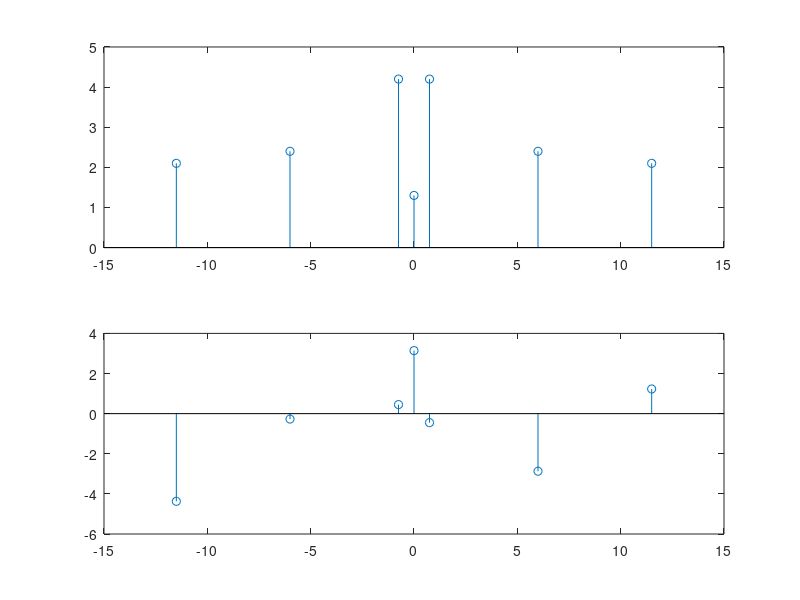
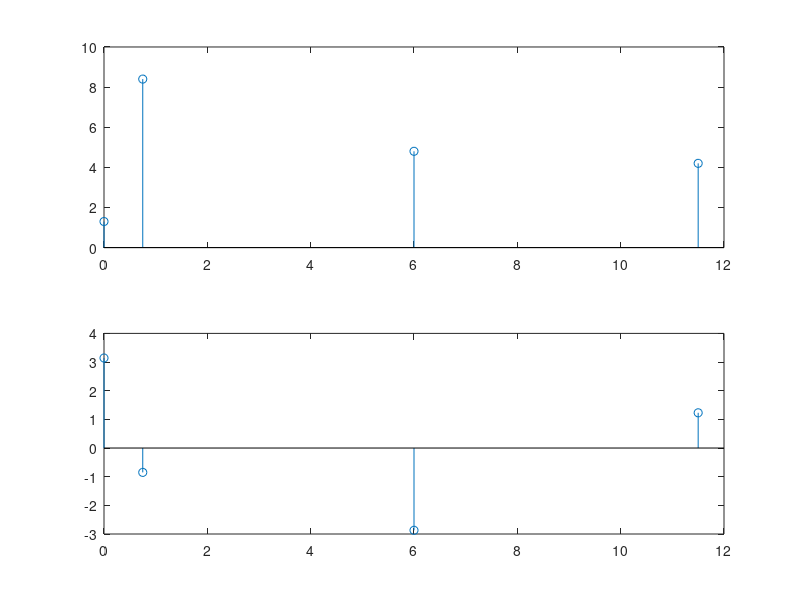

Source code (MATLAB) for these figures, in order:
%Sean Basler
%Lab4 Q2
%*****************
clear all; close all; clc;

freq = [-11.5 -6 -0.75 0 0.75 6 11.5];
amp = [2.1 2.4 4.2 1.3 4.2 2.4 2.1];
phase = [((-pi/2)-2.8) (1.3-(pi/2)) (0.45) (pi) (-0.45) ((-pi/2)-1.3)...
        (2.8-(pi/2))];
    
figure(1);

subplot(2,1,1);
stem(freq, amp);

subplot(2,1,2);
stem(freq, phase);

%*****************

freq = [0 0.75 6 11.5];
amp = [1.3 8.4 4.8 4.2];
phase = [pi -0.85 -pi/2-1.3 2.8-pi/2];

figure(2);

subplot(2,1,1);
stem(freq, amp);

subplot(2,1,2);
stem(freq, phase);